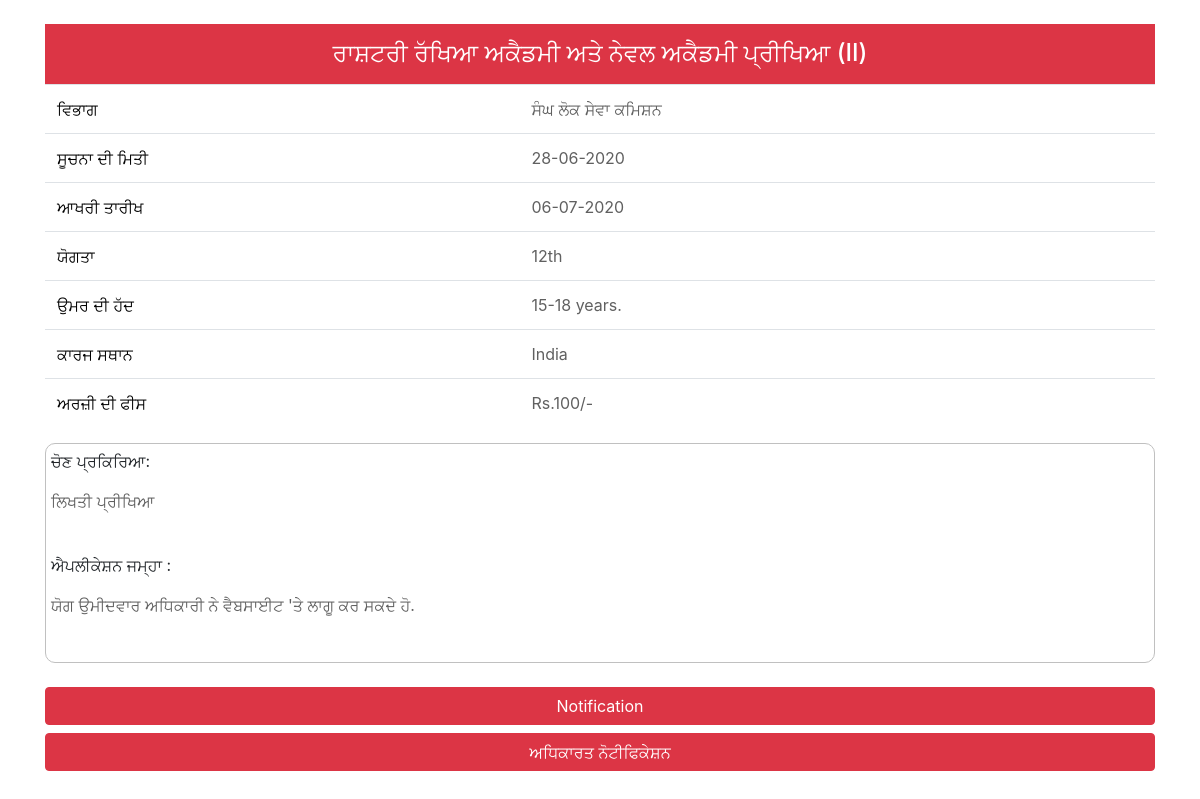
Page /detail_pa/1 on the committed database.
### English/models.py (models this page shows, shortened)
class Job(models.Model):
    JobId = models.AutoField(primary_key=True)
    Language = models.CharField(max_length=12, choices=STATES, default='ENGLISH')
    Name = models.CharField(max_length=100)
    Department = models.CharField(max_length=100)
    Notification_Date = models.CharField(max_length=100)
    Number_Of_Posts = models.CharField(max_length=100)
    LastDate = models.CharField(max_length=100)
    Education = models.CharField(max_length=100)
    Age_Limit = models.CharField(max_length=100)
    Salary = models.CharField(max_length=100)
    Location = models.CharField(max_length=100)
    Application_Fees = models.CharField(max_length=100)
    Selection_Process = models.TextField()
    How_To_Apply = models.TextField()
    Pdf_link = models.CharField(max_length=100)
    Official_Notification = models.CharField(max_length=100)
    Selection_Process_KN  = models.TextField(default="Dont Fill",blank=True, null=True)
    Selection_Process_TE  = models.TextField(default="Dont Fill",blank=True, null=True)
    Selection_Process_TA  = models.TextField(default="Dont Fill",blank=True, null=True)
    Selection_Process_MR  = models.TextField(default="Dont Fill",blank=True, null=True)
    Selection_Process_GU  = models.TextField(default="Dont Fill",blank=True, null=True)
    Selection_Process_PA  = models.TextField(default="Dont Fill",blank=True, null=True)
    Selection_Process_ML  = models.TextField(default="Dont Fill",blank=True, null=True)
    Selection_Process_UR  = models.TextField(default="Dont Fill",blank=True, null=True)
    Selection_Process_BN  = models.TextField(default="Dont Fill",blank=True, null=True)
    Selection_Process_OR  = models.TextField(default="Dont Fill",blank=True, null=True)
    How_To_Apply_KN  = models.TextField(default="Dont Fill",blank=True, null=True)
    How_To_Apply_TE  = models.TextField(default="Dont Fill",blank=True, null=True)
    How_To_Apply_TA  = models.TextField(default="Dont Fill",blank=True, null=True)
    How_To_Apply_MR  = models.TextField(default="Dont Fill",blank=True, null=True)
    How_To_Apply_GU  = models.TextField(default="Dont Fill",blank=True, null=True)
    How_To_Apply_PA  = models.TextField(default="Dont Fill",blank=True, null=True)
    How_To_Apply_ML  = models.TextField(default="Dont Fill",blank=True, null=True)
    How_To_Apply_UR  = models.TextField(default="Dont Fill",blank=True, null=True)
    How_To_Apply_BN  = models.TextField(default="Dont Fill",blank=True, null=True)
    How_To_Apply_OR  = models.TextField(default="Dont Fill",blank=True, null=True)
    How_To_Apply_HI  = models.TextField(default="Dont Fill",blank=True, null=True)
    Name_KN  = models.TextField(default="Dont Fill",blank=True, null=True)
    Name_TE  = models.TextField(default="Dont Fill",blank=True, null=True)
    Name_TA  = models.TextField(default="Dont Fill",blank=True, null=True)
    Name_MR  = models.TextField(default="Dont Fill",blank=True, null=True)
    Name_GU  = models.TextField(default="Dont Fill",blank=True, null=True)
    Name_PA  = models.TextField(default="Dont Fill",blank=True, null=True)
    Name_ML  = models.TextField(default="Dont Fill",blank=True, null=True)
    Name_UR  = models.TextField(default="Dont Fill",blank=True, null=True)
    Name_BN  = models.TextField(default="Dont Fill",blank=True, null=True)
    Name_OR  = models.TextField(default="Dont Fill",blank=True, null=True)
    Name_HI  = models.TextField(default="Dont Fill",blank=True, null=True)
    Department_KN  = models.TextField(default="Dont Fill",blank=True, null=True)
    Department_TE  = models.TextField(default="Dont Fill",blank=True, null=True)
    Department_TA  = models.TextField(default="Dont Fill",blank=True, null=True)
    Department_MR  = models.TextField(default="Dont Fill",blank=True, null=True)
    Department_GU  = models.TextField(default="Dont Fill",blank=True, null=True)
    Department_PA  = models.TextField(default="Dont Fill",blank=True, null=True)
    Department_ML  = models.TextField(default="Dont Fill",blank=True, null=True)
    Department_UR  = models.TextField(default="Dont Fill",blank=True, null=True)
    Department_BN  = models.TextField(default="Dont Fill",blank=True, null=True)
    Department_OR  = models.TextField(default="Dont Fill",blank=True, null=True)
    Department_HI  = models.TextField(default="Dont Fill",blank=True, null=True)
    Location_TE  = models.TextField(default="Dont Fill",blank=True, null=True)
    Location_TA  = models.TextField(default="Dont Fill",blank=True, null=True)
    Location_MR  = models.TextField(default="Dont Fill",blank=True, null=True)
    Location_GU  = models.TextField(default="Dont Fill",blank=True, null=True)
    Location_PA  = models.TextField(default="Dont Fill",blank=True, null=True)
    Location_ML  = models.TextField(default="Dont Fill",blank=True, null=True)
    Location_UR  = models.TextField(default="Dont Fill",blank=True, null=True)
    Location_BN  = models.TextField(default="Dont Fill",blank=True, null=True)
    Location_OR  = models.TextField(default="Dont Fill",blank=True, null=True)
    Location_HI  = models.TextField(default="Dont Fill",blank=True, null=True)
    Location_KN  = models.TextField(default="Dont Fill",blank=True, null=True)
    class Meta:
      db_table = "jobs"

### English/views.py (the view)
def detail_pa(request,Id):
   qs = Job.objects.filter(JobId=Id)
   return render(request, "detail_pa.html", {'qs':list(qs)})

### English/templates/detail_pa.html (shortened to what this page needs)
<!DOCTYPE html>
<html lang="pa">
<head>
  <link rel="stylesheet" href="https://maxcdn.bootstrapcdn.com/bootstrap/4.5.0/css/bootstrap.min.css">
</head>
<body style="background-color: #fff">
<br>
      {% for obj in qs %}
<div class="container">
      <div style="background-color: #dc3545;min-height: 60px;">
     <h4 style="text-align: center;color: #fff;padding: 15px;">{{obj.Name_PA}}</h4>
      </div>
  <table class="table">
    <tbody style="color:#606060">
      <tr>
        <td style="color: #000;">ਵਿਭਾਗ</td>
        <td>{{obj.Department_PA}}</td>
      </tr>
      <tr>
        <td style="color: #000;">ਸੂਚਨਾ ਦੀ ਮਿਤੀ</td>
        <td>{{obj.Notification_Date}}</td>
      </tr>
      <tr>
        <td style="color: #000;">ਆਖਰੀ ਤਾਰੀਖ</td>
        <td>{{obj.LastDate}}</td>
      </tr>
      <tr>
        <td style="color: #000;">ਯੋਗਤਾ</td>
        <td>{{obj.Education}}</td>
      </tr>
      <tr>
        <td style="color: #000;">ਉਮਰ ਦੀ ਹੱਦ</td>
        <td>{{obj.Age_Limit}}</td>
      </tr>
      <tr>
        <td style="color: #000;">ਕਾਰਜ ਸਥਾਨ </td>
        <td>{{obj.Location}}</td>
      </tr>
      <tr>
        <td style="color: #000;">ਅਰਜ਼ੀ ਦੀ ਫੀਸ</td>
        <td>{{obj.Application_Fees}}</td>
      </tr>
    </tbody>
  </table>
<div style="border: 1px solid #c0c0c0;border-radius: 10px;padding: 5px;">
    <p>ਚੋਣ ਪ੍ਰਕਿਰਿਆ:</p>
    <p style="color:#606060;" >{{obj.Selection_Process_PA}}</p>
    <br>
    <p>ਐਪਲੀਕੇਸ਼ਨ ਜਮ੍ਹਾ :</p>
    <p style="color:#606060;" >{{obj.How_To_Apply_PA}}</p>
    <br>
</div>
  <br>
  <a href="{{obj.Pdf_link}}" class="btn btn-danger btn-block">Notification</a>
  <a href="{{obj.Official_Notification}}" class="btn btn-danger btn-block">ਅਧਿਕਾਰਤ ਨੋਟੀਫਿਕੇਸ਼ਨ</a>
  <br>
  <br>
    {% endfor %}
</div>
</body>
</html>

### rows in the picture
Job: Name_PA "ਰਾਸ਼ਟਰੀ ਰੱਖਿਆ ਅਕੈਡਮੀ ਅਤੇ ਨੇਵਲ ਅਕੈਡਮੀ ਪ੍ਰੀਖਿਆ (II)", Department_PA "ਸੰਘ ਲੋਕ ਸੇਵਾ ਕਮਿਸ਼ਨ", Notification_Date "28-06-2020", LastDate "06-07-2020", Education "12th", Age_Limit "15-18 years.", Location "India", Application_Fees "Rs.100/-", Selection_Process_PA "ਲਿਖਤੀ ਪ੍ਰੀਖਿਆ", How_To_Apply_PA "ਯੋਗ ਉਮੀਦਵਾਰ ਅਧਿਕਾਰੀ ਨੇ ਵੈਬਸਾਈਟ 'ਤੇ ਲਾਗੂ ਕਰ ਸਕਦੇ ਹੋ."
